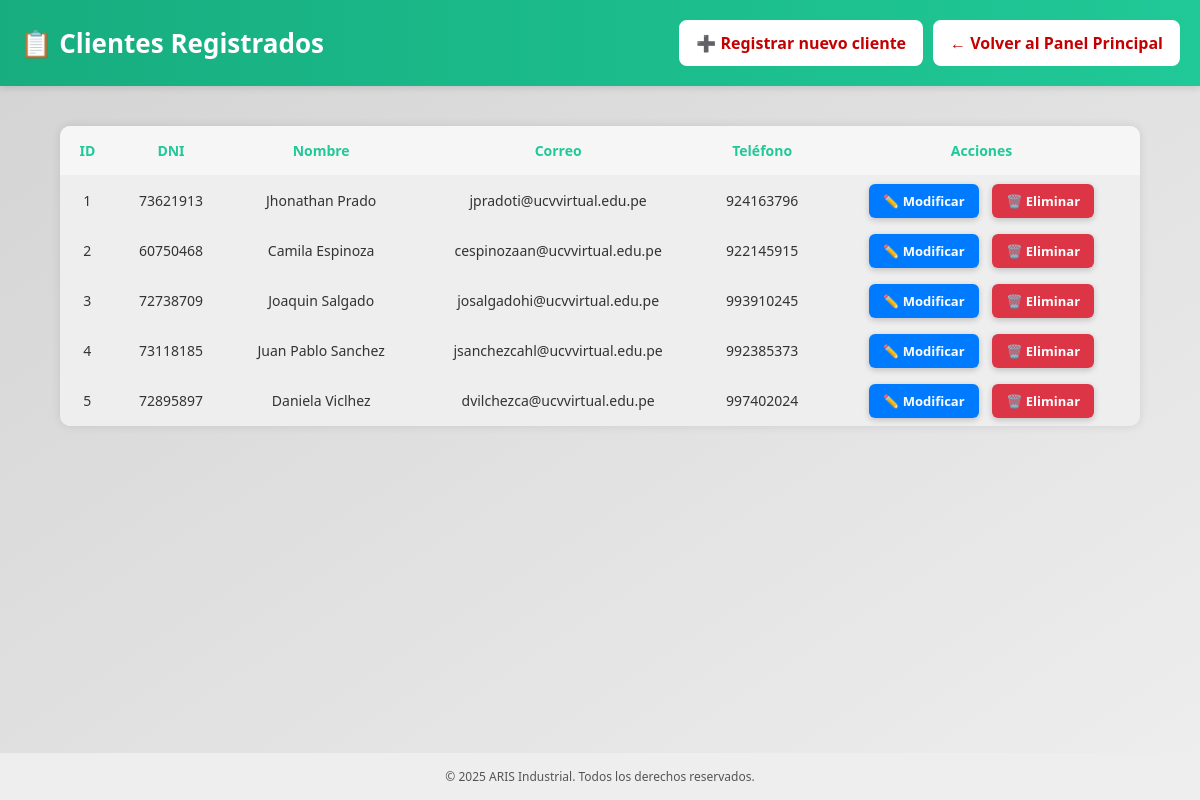
/vistas/frmClientesRegistrados.php, run on the app's committed database.
### tables this page shows
CREATE TABLE `tcliente` (
  `idC` int(11) NOT NULL,
  `dni` char(8) NOT NULL,
  `nombre` varchar(50) NOT NULL,
  `correo` varchar(50) NOT NULL,
  `telefono` char(9) NOT NULL
);

### modelos/clienteDAO.php (called while the page is built, shortened)
<?php
include("conexion.php");
function getClientes() {
    global $cn;
    $sql = "SELECT * FROM TCliente";
    return mysqli_query($cn, $sql);
}
?>

### controladores/clienteController.php (called while the page is built, shortened)
<?php
    include("../modelos/clienteDAO.php");
    function listaClientes() {
        return getClientes();
    }
?>

### vistas/frmClientesRegistrados.php (the view, shortened to what this page needs)
<!DOCTYPE html>
<html lang="es">
<head>
</head>
<body>
<header>
  <h1>📋 Clientes Registrados</h1>
  <div class="btn-group">
    <a class="nuevo-btn" href="frmRegistrarCliente.php">➕ Registrar nuevo cliente</a>
    <a class="volver-btn" href="frmPrincipalAdm.php">← Volver al Panel Principal</a>
  </div>
</header>
<?php
include("../controladores/clienteController.php");
$clientes = listaClientes();
?>
<table>
  <thead>
    <tr>
      <th>ID</th>
      <th>DNI</th>
      <th>Nombre</th>
      <th>Correo</th>
      <th>Teléfono</th>
      <th>Acciones</th>
    </tr>
  </thead>
  <tbody>
    <?php while($row = mysqli_fetch_assoc($clientes)): ?>
      <tr>
        <td><?= htmlspecialchars($row['idC']) ?></td>
        <td><?= htmlspecialchars($row['dni']) ?></td>
        <td><?= htmlspecialchars($row['nombre']) ?></td>
        <td><?= htmlspecialchars($row['correo']) ?></td>
        <td><?= htmlspecialchars($row['telefono']) ?></td>
        <td>
          <a class="btn modificar" href="frmModificarCliente.php?idC=<?= $row['idC'] ?>">✏️ Modificar</a>
          <a class="btn eliminar" href="../controladores/clienteController.php?accion=eliminar&idC=<?= $row['idC'] ?>" onclick="return confirm('¿Estás seguro de eliminar este cliente?')">🗑️ Eliminar</a>
        </td>
      </tr>
    <?php endwhile; ?>
  </tbody>
</table>
<div class="footer">
  © 2025 ARIS Industrial. Todos los derechos reservados.
</div>
</body>
</html>

### vistas/frmClientesRegistrados.php (style rules this page uses)
:root { --primary: #20c997; --primary-dark: #17ad7f; --gris-fondo: #d3d3d3; --gris-claro: #eeeeee; --texto-oscuro: #333; --gris-texto: #555; --aris-red: #c40000; --aris-red-dark: #a60000; }
* { box-sizing: border-box; margin:0; padding:0; }
body { font-family: 'Segoe UI', sans-serif; background: linear-gradient(to bottom right, var(--gris-fondo), var(--gris-claro)); color: var(--texto-oscuro); display: flex; flex-direction: column; min-height: 100vh; }
header { background: linear-gradient(to right, var(--primary-dark), var(--primary)); color: #fff; padding: 20px; display: flex; justify-content: space-between; align-items: center; flex-wrap: wrap; box-shadow: 0 3px 6px rgba(0,0,0,0.1); }
h1 { font-size: 26px; }
.btn-group { display: flex; gap: 10px; flex-wrap: wrap; }
.nuevo-btn, .volver-btn { background-color: #fff; color: var(--aris-red); font-weight: bold; text-decoration: none; padding: 10px 15px; border-radius: 8px; border: 2px solid #fff; transition: background 0.3s ease, color 0.3s ease, border-color 0.3s ease; }
table { width: 90%; margin: 40px auto; border-collapse: collapse; background: var(--gris-claro); box-shadow: 0 0 10px rgba(0,0,0,0.1); border-radius: 10px; overflow: hidden; }
th, td { padding: 15px; font-size: 14px; text-align: center; border-bottom: 1px solid #eee; }
th { background-color: #f6f6f6; color: var(--primary); }
.btn { padding: 8px 14px; font-size: 13px; border: none; border-radius: 6px; font-weight: bold; color: white; text-decoration: none; margin: 0 5px; box-shadow: 0 2px 6px rgba(0,0,0,0.2); transition: all 0.3s ease; }
.modificar { background-color: #007bff; }
.eliminar { background-color: #dc3545; }
.footer { margin-top: auto; text-align: center; font-size: 12px; padding: 15px; color: var(--gris-texto); background: var(--gris-claro); }

### data on the page
tcliente: idC "1", dni "73621913", nombre "Jhonathan Prado", correo "jpradoti@ucvvirtual.edu.pe", telefono "924163796"
tcliente: idC "2", dni "60750468", nombre "Camila Espinoza", correo "cespinozaan@ucvvirtual.edu.pe", telefono "922145915"
tcliente: idC "3", dni "72738709", nombre "Joaquin Salgado", correo "josalgadohi@ucvvirtual.edu.pe", telefono "993910245"
tcliente: idC "4", dni "73118185", nombre "Juan Pablo Sanchez", correo "jsanchezcahl@ucvvirtual.edu.pe", telefono "992385373"
tcliente: idC "5", dni "72895897", nombre "Daniela Viclhez", correo "dvilchezca@ucvvirtual.edu.pe", telefono "997402024"
